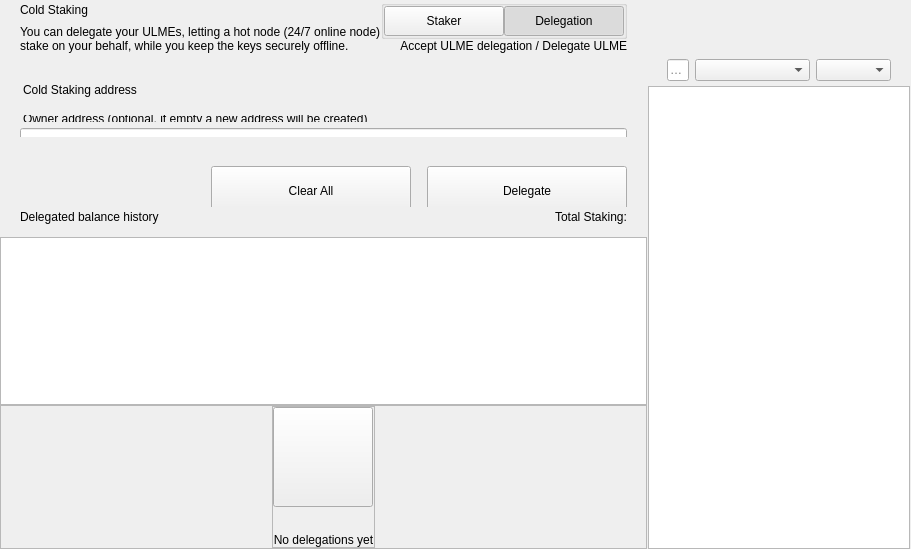
<?xml version="1.0" encoding="UTF-8"?>
<ui version="4.0">
 <class>ColdStakingWidget</class>
 <widget class="QWidget" name="ColdStakingWidget">
  <property name="geometry">
   <rect>
    <x>0</x>
    <y>0</y>
    <width>629</width>
    <height>549</height>
   </rect>
  </property>
  <property name="windowTitle">
   <string notr="true">N/A</string>
  </property>
  <layout class="QHBoxLayout" name="horizontalLayout_1" stretch="2,1">
   <property name="spacing">
    <number>0</number>
   </property>
   <property name="leftMargin">
    <number>0</number>
   </property>
   <property name="topMargin">
    <number>0</number>
   </property>
   <property name="rightMargin">
    <number>0</number>
   </property>
   <property name="bottomMargin">
    <number>0</number>
   </property>
   <item>
    <widget class="QWidget" name="left" native="true">
     <layout class="QVBoxLayout" name="verticalLayout_3">
      <property name="leftMargin">
       <number>0</number>
      </property>
      <property name="topMargin">
       <number>0</number>
      </property>
      <property name="rightMargin">
       <number>0</number>
      </property>
      <property name="bottomMargin">
       <number>0</number>
      </property>
      <item>
       <layout class="QVBoxLayout" name="verticalLayout_2">
        <property name="spacing">
         <number>0</number>
        </property>
        <item>
         <layout class="QVBoxLayout" name="verticalLayoutTop">
          <property name="spacing">
           <number>0</number>
          </property>
          <property name="leftMargin">
           <number>0</number>
          </property>
          <property name="rightMargin">
           <number>0</number>
          </property>
          <item>
           <widget class="QWidget" name="containerTitle" native="true">
            <property name="sizePolicy">
             <sizepolicy hsizetype="Preferred" vsizetype="Minimum">
              <horstretch>0</horstretch>
              <verstretch>0</verstretch>
             </sizepolicy>
            </property>
            <property name="maximumSize">
             <size>
              <width>16777215</width>
              <height>100</height>
             </size>
            </property>
            <layout class="QHBoxLayout" name="containerTitleLayout">
             <property name="spacing">
              <number>0</number>
             </property>
             <property name="leftMargin">
              <number>20</number>
             </property>
             <property name="topMargin">
              <number>0</number>
             </property>
             <property name="rightMargin">
              <number>20</number>
             </property>
             <property name="bottomMargin">
              <number>0</number>
             </property>
             <item>
              <layout class="QVBoxLayout" name="verticalLayout11">
               <property name="spacing">
                <number>5</number>
               </property>
               <item>
                <widget class="QLabel" name="labelTitle">
                 <property name="text">
                  <string>Cold Staking</string>
                 </property>
                </widget>
               </item>
               <item>
                <widget class="QLabel" name="labelSubtitle1">
                 <property name="maximumSize">
                  <size>
                   <width>16777215</width>
                   <height>16777215</height>
                  </size>
                 </property>
                 <property name="text">
                  <string>You can delegate your ULMEs, letting a hot node (24/7 online node)
stake on your behalf, while you keep the keys securely offline.</string>
                 </property>
                </widget>
               </item>
              </layout>
             </item>
             <item>
              <spacer name="horizontalSpacer">
               <property name="orientation">
                <enum>Qt::Horizontal</enum>
               </property>
               <property name="sizeHint" stdset="0">
                <size>
                 <width>40</width>
                 <height>20</height>
                </size>
               </property>
              </spacer>
             </item>
             <item>
              <widget class="QWidget" name="containerViewPrivacyChecks" native="true">
               <layout class="QVBoxLayout" name="containerPrivacyChecks">
                <property name="spacing">
                 <number>0</number>
                </property>
                <property name="leftMargin">
                 <number>0</number>
                </property>
                <property name="topMargin">
                 <number>0</number>
                </property>
                <property name="rightMargin">
                 <number>0</number>
                </property>
                <property name="bottomMargin">
                 <number>0</number>
                </property>
                <item alignment="Qt::AlignHCenter|Qt::AlignVCenter">
                 <widget class="QGroupBox" name="groupBox">
                  <property name="title">
                   <string/>
                  </property>
                  <layout class="QHBoxLayout" name="horizontalLayout_2_1">
                   <property name="spacing">
                    <number>0</number>
                   </property>
                   <property name="leftMargin">
                    <number>0</number>
                   </property>
                   <property name="topMargin">
                    <number>0</number>
                   </property>
                   <property name="rightMargin">
                    <number>0</number>
                   </property>
                   <property name="bottomMargin">
                    <number>0</number>
                   </property>
                   <item>
                    <widget class="QPushButton" name="pushLeft">
                     <property name="minimumSize">
                      <size>
                       <width>120</width>
                       <height>30</height>
                      </size>
                     </property>
                     <property name="maximumSize">
                      <size>
                       <width>120</width>
                       <height>30</height>
                      </size>
                     </property>
                     <property name="focusPolicy">
                      <enum>Qt::NoFocus</enum>
                     </property>
                     <property name="text">
                      <string>Staker</string>
                     </property>
                     <property name="checkable">
                      <bool>true</bool>
                     </property>
                     <property name="autoExclusive">
                      <bool>true</bool>
                     </property>
                    </widget>
                   </item>
                   <item>
                    <widget class="QPushButton" name="pushRight">
                     <property name="minimumSize">
                      <size>
                       <width>120</width>
                       <height>30</height>
                      </size>
                     </property>
                     <property name="maximumSize">
                      <size>
                       <width>120</width>
                       <height>30</height>
                      </size>
                     </property>
                     <property name="focusPolicy">
                      <enum>Qt::NoFocus</enum>
                     </property>
                     <property name="text">
                      <string>Delegation</string>
                     </property>
                     <property name="checkable">
                      <bool>true</bool>
                     </property>
                     <property name="checked">
                      <bool>true</bool>
                     </property>
                     <property name="autoExclusive">
                      <bool>true</bool>
                     </property>
                    </widget>
                   </item>
                  </layout>
                 </widget>
                </item>
                <item alignment="Qt::AlignTop">
                 <widget class="QLabel" name="labelSubtitle2">
                  <property name="text">
                   <string>Accept ULME delegation / Delegate ULME</string>
                  </property>
                  <property name="alignment">
                   <set>Qt::AlignRight|Qt::AlignTrailing|Qt::AlignVCenter</set>
                  </property>
                 </widget>
                </item>
               </layout>
              </widget>
             </item>
            </layout>
           </widget>
          </item>
          <item>
           <spacer name="verticalSpacer_2">
            <property name="orientation">
             <enum>Qt::Vertical</enum>
            </property>
            <property name="sizeType">
             <enum>QSizePolicy::Fixed</enum>
            </property>
            <property name="sizeHint" stdset="0">
             <size>
              <width>20</width>
              <height>30</height>
             </size>
            </property>
           </spacer>
          </item>
          <item>
           <widget class="QWidget" name="containerSend" native="true">
            <property name="minimumSize">
             <size>
              <width>0</width>
              <height>50</height>
             </size>
            </property>
            <layout class="QVBoxLayout" name="containerSendRow">
             <property name="spacing">
              <number>6</number>
             </property>
             <property name="leftMargin">
              <number>0</number>
             </property>
             <property name="topMargin">
              <number>0</number>
             </property>
             <property name="rightMargin">
              <number>0</number>
             </property>
             <property name="bottomMargin">
              <number>0</number>
             </property>
             <item>
              <widget class="QLabel" name="labelEditTitle">
               <property name="maximumSize">
                <size>
                 <width>16777215</width>
                 <height>30</height>
                </size>
               </property>
               <property name="styleSheet">
                <string notr="true">padding-left:20px; padding-bottom:3px;</string>
               </property>
               <property name="text">
                <string>Cold Staking address</string>
               </property>
              </widget>
             </item>
             <item>
              <spacer name="verticalSpacer_6">
               <property name="orientation">
                <enum>Qt::Vertical</enum>
               </property>
               <property name="sizeType">
                <enum>QSizePolicy::Fixed</enum>
               </property>
               <property name="sizeHint" stdset="0">
                <size>
                 <width>20</width>
                 <height>9</height>
                </size>
               </property>
              </spacer>
             </item>
             <item>
              <widget class="QWidget" name="containerOwner" native="true">
               <layout class="QVBoxLayout" name="vContainerOwner">
                <property name="spacing">
                 <number>4</number>
                </property>
                <property name="leftMargin">
                 <number>20</number>
                </property>
                <property name="topMargin">
                 <number>0</number>
                </property>
                <property name="rightMargin">
                 <number>20</number>
                </property>
                <property name="bottomMargin">
                 <number>0</number>
                </property>
                <item>
                 <widget class="QLabel" name="labelSubtitleDescription">
                  <property name="maximumSize">
                   <size>
                    <width>16777215</width>
                    <height>20</height>
                   </size>
                  </property>
                  <property name="styleSheet">
                   <string notr="true">margin-bottom:2px;
                   margin-left:0.05px;
                   padding:0px;</string>
                  </property>
                  <property name="text">
                   <string>Owner address (optional, if empty a new address will be created)</string>
                  </property>
                 </widget>
                </item>
                <item>
                 <widget class="QLineEdit" name="lineEditOwnerAddress">
                  <property name="minimumSize">
                   <size>
                    <width>0</width>
                    <height>50</height>
                   </size>
                  </property>
                  <property name="maximumSize">
                   <size>
                    <width>16777215</width>
                    <height>50</height>
                   </size>
                  </property>
                  <property name="styleSheet">
                   <string notr="true"/>
                  </property>
                  <property name="placeholderText">
                   <string>Enter owner address</string>
                  </property>
                 </widget>
                </item>
               </layout>
              </widget>
             </item>
            </layout>
           </widget>
          </item>
         </layout>
        </item>
        <item>
         <spacer name="verticalSpacer_3">
          <property name="orientation">
           <enum>Qt::Vertical</enum>
          </property>
          <property name="sizeType">
           <enum>QSizePolicy::Minimum</enum>
          </property>
          <property name="sizeHint" stdset="0">
           <size>
            <width>20</width>
            <height>20</height>
           </size>
          </property>
         </spacer>
        </item>
        <item>
         <widget class="QWidget" name="containerBtn" native="true">
          <property name="minimumSize">
           <size>
            <width>0</width>
            <height>50</height>
           </size>
          </property>
          <layout class="QHBoxLayout" name="horizontalLayout">
           <property name="rightMargin">
            <number>20</number>
           </property>
           <item>
            <spacer name="horizontalSpacer_2">
             <property name="orientation">
              <enum>Qt::Horizontal</enum>
             </property>
             <property name="sizeHint" stdset="0">
              <size>
               <width>200</width>
               <height>20</height>
              </size>
             </property>
            </spacer>
           </item>
           <item>
            <layout class="QHBoxLayout" name="horizontalLayout_7">
             <item>
              <spacer name="horizontalSpacer_3">
               <property name="orientation">
                <enum>Qt::Horizontal</enum>
               </property>
               <property name="sizeType">
                <enum>QSizePolicy::Expanding</enum>
               </property>
               <property name="sizeHint" stdset="0">
                <size>
                 <width>40</width>
                 <height>20</height>
                </size>
               </property>
              </spacer>
             </item>
             <item>
              <widget class="QPushButton" name="pushButtonClear">
               <property name="minimumSize">
                <size>
                 <width>200</width>
                 <height>50</height>
                </size>
               </property>
               <property name="focusPolicy">
                <enum>Qt::NoFocus</enum>
               </property>
               <property name="text">
                <string>Clear All</string>
               </property>
              </widget>
             </item>
             <item>
              <spacer name="horizontalSpacer_4">
               <property name="orientation">
                <enum>Qt::Horizontal</enum>
               </property>
               <property name="sizeType">
                <enum>QSizePolicy::Fixed</enum>
               </property>
               <property name="sizeHint" stdset="0">
                <size>
                 <width>10</width>
                 <height>20</height>
                </size>
               </property>
              </spacer>
             </item>
             <item>
              <widget class="QPushButton" name="pushButtonSend">
               <property name="minimumSize">
                <size>
                 <width>200</width>
                 <height>50</height>
                </size>
               </property>
               <property name="maximumSize">
                <size>
                 <width>200</width>
                 <height>50</height>
                </size>
               </property>
               <property name="focusPolicy">
                <enum>Qt::NoFocus</enum>
               </property>
               <property name="text">
                <string>Delegate</string>
               </property>
              </widget>
             </item>
            </layout>
           </item>
          </layout>
         </widget>
        </item>
        <item>
         <widget class="QWidget" name="containerHistoryLabel" native="true">
          <layout class="QHBoxLayout" name="horizontalLayout_4">
           <property name="spacing">
            <number>0</number>
           </property>
           <property name="leftMargin">
            <number>20</number>
           </property>
           <property name="topMargin">
            <number>0</number>
           </property>
           <property name="rightMargin">
            <number>20</number>
           </property>
           <property name="bottomMargin">
            <number>0</number>
           </property>
           <item>
            <widget class="QWidget" name="verticalWidget" native="true">
             <property name="minimumSize">
              <size>
               <width>100</width>
               <height>0</height>
              </size>
             </property>
             <layout class="QVBoxLayout" name="verticalLayout_58">
              <property name="leftMargin">
               <number>0</number>
              </property>
              <property name="topMargin">
               <number>0</number>
              </property>
              <property name="rightMargin">
               <number>0</number>
              </property>
              <property name="bottomMargin">
               <number>0</number>
              </property>
              <item>
               <widget class="QLabel" name="labelListHistory">
                <property name="text">
                 <string>Delegated balance history</string>
                </property>
               </widget>
              </item>
             </layout>
            </widget>
           </item>
           <item>
            <spacer name="horizontalSpacer_5">
             <property name="orientation">
              <enum>Qt::Horizontal</enum>
             </property>
             <property name="sizeHint" stdset="0">
              <size>
               <width>40</width>
               <height>20</height>
              </size>
             </property>
            </spacer>
           </item>
           <item>
            <widget class="QLabel" name="labelStakingTotal">
             <property name="text">
              <string>Total Staking:</string>
             </property>
            </widget>
           </item>
          </layout>
         </widget>
        </item>
        <item>
         <layout class="QVBoxLayout" name="verticalLayout_64">
          <property name="spacing">
           <number>0</number>
          </property>
          <item>
           <spacer name="verticalSpacer_44">
            <property name="orientation">
             <enum>Qt::Vertical</enum>
            </property>
            <property name="sizeType">
             <enum>QSizePolicy::Fixed</enum>
            </property>
            <property name="sizeHint" stdset="0">
             <size>
              <width>20</width>
              <height>10</height>
             </size>
            </property>
           </spacer>
          </item>
          <item>
           <widget class="QListView" name="listView">
            <property name="enabled">
             <bool>true</bool>
            </property>
            <property name="mouseTracking">
             <bool>true</bool>
            </property>
           </widget>
          </item>
          <item>
           <widget class="QFrame" name="emptyContainer">
            <property name="minimumSize">
             <size>
              <width>0</width>
              <height>100</height>
             </size>
            </property>
            <property name="frameShape">
             <enum>QFrame::StyledPanel</enum>
            </property>
            <property name="frameShadow">
             <enum>QFrame::Raised</enum>
            </property>
            <layout class="QVBoxLayout" name="verticalLayout_71" stretch="1,8">
             <property name="spacing">
              <number>0</number>
             </property>
             <property name="leftMargin">
              <number>0</number>
             </property>
             <property name="topMargin">
              <number>0</number>
             </property>
             <property name="rightMargin">
              <number>0</number>
             </property>
             <property name="bottomMargin">
              <number>0</number>
             </property>
             <item>
              <spacer name="verticalSpacer">
               <property name="orientation">
                <enum>Qt::Vertical</enum>
               </property>
               <property name="sizeHint" stdset="0">
                <size>
                 <width>20</width>
                 <height>20</height>
                </size>
               </property>
              </spacer>
             </item>
             <item alignment="Qt::AlignHCenter|Qt::AlignVCenter">
              <widget class="QFrame" name="emptyScreen">
               <property name="sizePolicy">
                <sizepolicy hsizetype="Expanding" vsizetype="Expanding">
                 <horstretch>0</horstretch>
                 <verstretch>0</verstretch>
                </sizepolicy>
               </property>
               <property name="frameShape">
                <enum>QFrame::StyledPanel</enum>
               </property>
               <property name="frameShadow">
                <enum>QFrame::Raised</enum>
               </property>
               <layout class="QVBoxLayout" name="verticalLayout">
                <property name="spacing">
                 <number>30</number>
                </property>
                <property name="leftMargin">
                 <number>0</number>
                </property>
                <property name="topMargin">
                 <number>0</number>
                </property>
                <property name="rightMargin">
                 <number>0</number>
                </property>
                <property name="bottomMargin">
                 <number>0</number>
                </property>
                <item alignment="Qt::AlignHCenter|Qt::AlignVCenter">
                 <widget class="QPushButton" name="pushImgEmpty">
                  <property name="minimumSize">
                   <size>
                    <width>100</width>
                    <height>100</height>
                   </size>
                  </property>
                  <property name="maximumSize">
                   <size>
                    <width>100</width>
                    <height>100</height>
                   </size>
                  </property>
                  <property name="focusPolicy">
                   <enum>Qt::NoFocus</enum>
                  </property>
                  <property name="text">
                   <string/>
                  </property>
                  <property name="iconSize">
                   <size>
                    <width>100</width>
                    <height>100</height>
                   </size>
                  </property>
                 </widget>
                </item>
                <item alignment="Qt::AlignHCenter|Qt::AlignVCenter">
                 <widget class="QLabel" name="labelEmpty">
                  <property name="styleSheet">
                   <string notr="true"/>
                  </property>
                  <property name="text">
                   <string>No delegations yet</string>
                  </property>
                  <property name="alignment">
                   <set>Qt::AlignCenter</set>
                  </property>
                 </widget>
                </item>
               </layout>
              </widget>
             </item>
            </layout>
           </widget>
          </item>
         </layout>
        </item>
       </layout>
      </item>
     </layout>
    </widget>
   </item>
   <item>
    <widget class="QWidget" name="right" native="true">
     <layout class="QVBoxLayout" name="rightContainer">
      <property name="spacing">
       <number>0</number>
      </property>
      <property name="leftMargin">
       <number>1</number>
      </property>
      <property name="topMargin">
       <number>0</number>
      </property>
      <property name="rightMargin">
       <number>1</number>
      </property>
      <property name="bottomMargin">
       <number>0</number>
      </property>
      <item>
       <widget class="QWidget" name="containerRightButtons" native="true">
        <property name="minimumSize">
         <size>
          <width>0</width>
          <height>50</height>
         </size>
        </property>
        <layout class="QVBoxLayout" name="verticalLayout_4">
         <property name="leftMargin">
          <number>19</number>
         </property>
         <property name="topMargin">
          <number>0</number>
         </property>
         <property name="rightMargin">
          <number>19</number>
         </property>
         <property name="bottomMargin">
          <number>0</number>
         </property>
         <item>
          <widget class="OptionButton" name="btnCoinControl" native="true">
           <property name="minimumSize">
            <size>
             <width>0</width>
             <height>0</height>
            </size>
           </property>
          </widget>
         </item>
         <item>
          <widget class="OptionButton" name="btnColdStaking" native="true"/>
         </item>
         <item>
          <widget class="OptionButton" name="btnMyStakingAddresses" native="true">
           <property name="sizePolicy">
            <sizepolicy hsizetype="Preferred" vsizetype="Minimum">
             <horstretch>0</horstretch>
             <verstretch>0</verstretch>
            </sizepolicy>
           </property>
          </widget>
         </item>
        </layout>
       </widget>
      </item>
      <item>
       <widget class="QWidget" name="sortWidget" native="true">
        <layout class="QHBoxLayout" name="horizontalLayout_6">
         <property name="leftMargin">
          <number>19</number>
         </property>
         <property name="rightMargin">
          <number>19</number>
         </property>
         <property name="bottomMargin">
          <number>5</number>
         </property>
           <item>
            <widget class="QLineEdit" name="lineEditFilter">
             <property name="sizePolicy">
              <sizepolicy hsizetype="Expanding" vsizetype="Fixed">
               <horstretch>0</horstretch>
               <verstretch>0</verstretch>
              </sizepolicy>
             </property>
             <property name="minimumSize">
              <size>
               <width>0</width>
               <height>0</height>
              </size>
             </property>
             <property name="contextMenuPolicy">
              <enum>Qt::DefaultContextMenu</enum>
             </property>
             <property name="acceptDrops">
              <bool>false</bool>
             </property>
             <property name="maxLength">
              <number>40</number>
             </property>
             <property name="placeholderText">
              <string>Filter</string>
             </property>
            </widget>
           </item>
         <item>
          <spacer name="horizontalSpacer_6">
           <property name="orientation">
            <enum>Qt::Horizontal</enum>
           </property>
           <property name="sizeType">
              <enum>QSizePolicy::Preferred</enum>
           </property>
           <property name="sizeHint" stdset="0">
            <size>
             <width>20</width>
             <height>20</height>
            </size>
           </property>
          </spacer>
         </item>
         <item>
          <widget class="QComboBox" name="comboBoxSort">
           <property name="sizePolicy">
            <sizepolicy hsizetype="Preferred" vsizetype="Fixed">
             <horstretch>0</horstretch>
             <verstretch>0</verstretch>
            </sizepolicy>
           </property>
           <property name="minimumSize">
            <size>
             <width>115</width>
             <height>0</height>
            </size>
           </property>
          </widget>
         </item>
         <item>
          <widget class="QComboBox" name="comboBoxSortOrder">
           <property name="sizePolicy">
            <sizepolicy hsizetype="Preferred" vsizetype="Fixed">
             <horstretch>0</horstretch>
             <verstretch>0</verstretch>
            </sizepolicy>
           </property>
           <property name="minimumSize">
            <size>
             <width>75</width>
             <height>0</height>
            </size>
           </property>
          </widget>
         </item>
        </layout>
       <zorder>comboBoxSort</zorder>
       <zorder>comboBoxSortOrder</zorder>
       <zorder>lineEditFilter</zorder>
       </widget>
      </item>
      <item>
       <widget class="QListView" name="listViewStakingAddress">
        <property name="enabled">
         <bool>true</bool>
        </property>
        <property name="mouseTracking">
         <bool>true</bool>
        </property>
       </widget>
      </item>
     </layout>
    </widget>
   </item>
  </layout>
 </widget>
 <customwidgets>
  <customwidget>
   <class>OptionButton</class>
   <extends>QWidget</extends>
   <header>qt/ulmex/optionbutton.h</header>
   <container>1</container>
  </customwidget>
 </customwidgets>
 <resources/>
 <connections/>
</ui>
